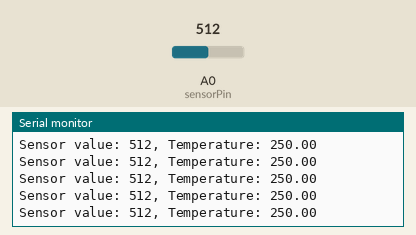
Recording of a sketch running on a simulated Arduino Uno, built with avr-gcc and run on an emulated ATmega328P. Shown: the last lines printed to the serial monitor. Inputs (shaded band) come from the test bench; at power-on: A0 (sensorPin) = 512.

Above: at 1.2 s.
1.3 s: A0 (sensorPin) set to 215
At 1.44 s:
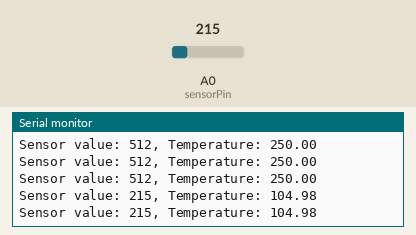
4.3 s: A0 (sensorPin) set to 196
At 4.35 s:
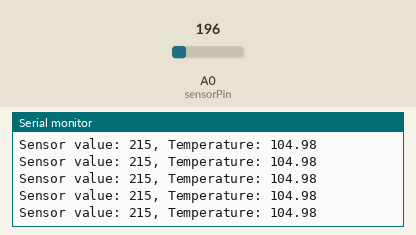
19.3 s: A0 (sensorPin) set to 8
At 19.36 s:
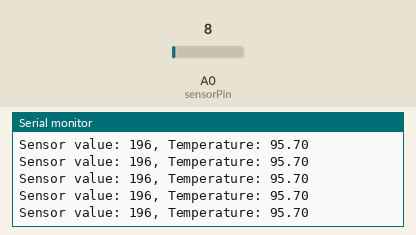
22.3 s: A0 (sensorPin) set to 11
At 23.3 s:
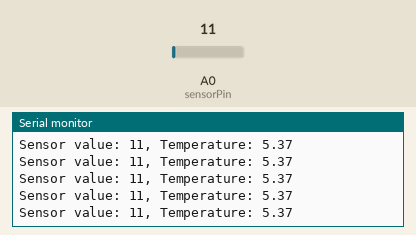
Timing chart, 0 to 24.8 s (numbered marks = the images above; inputs shaded):
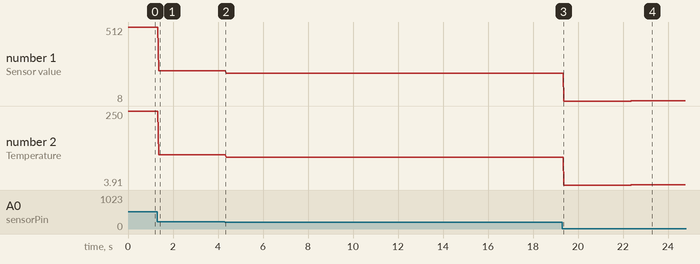

The sketch:

sketch_jan07b.ino
```cpp
const int sensorPin = A0;

void setup(){
 Serial.begin(9600); // set baud rate

}

void loop(){
  int temperature_read = analogRead(sensorPin);
  Serial.print("Sensor value: ");
  Serial.print(temperature_read);
  float voltage = (temperature_read/1024.0)*5.0;
  float temperature = (voltage) * 100;
  Serial.print(", Temperature: ");
  Serial.println(temperature);


}
```

Measured:
- after the input at 1.3 s, the serial monitor: prints a new line after 0.07 s (image 1)
- after the input at 22.3 s, the serial monitor: prints a new line after 0.07 s (image 4)
- plotted number 1: 512 → 215 after the input at 1.3 s, 215 → 196 after the input at 4.3 s, 196 → 8 after the input at 19.3 s, 8 → 11 after the input at 22.3 s
- plotted number 2: 250 → 104.98 after the input at 1.3 s, 104.98 → 95.7 after the input at 4.3 s, 95.7 → 3.91 after the input at 19.3 s, 3.91 → 5.37 after the input at 22.3 s
